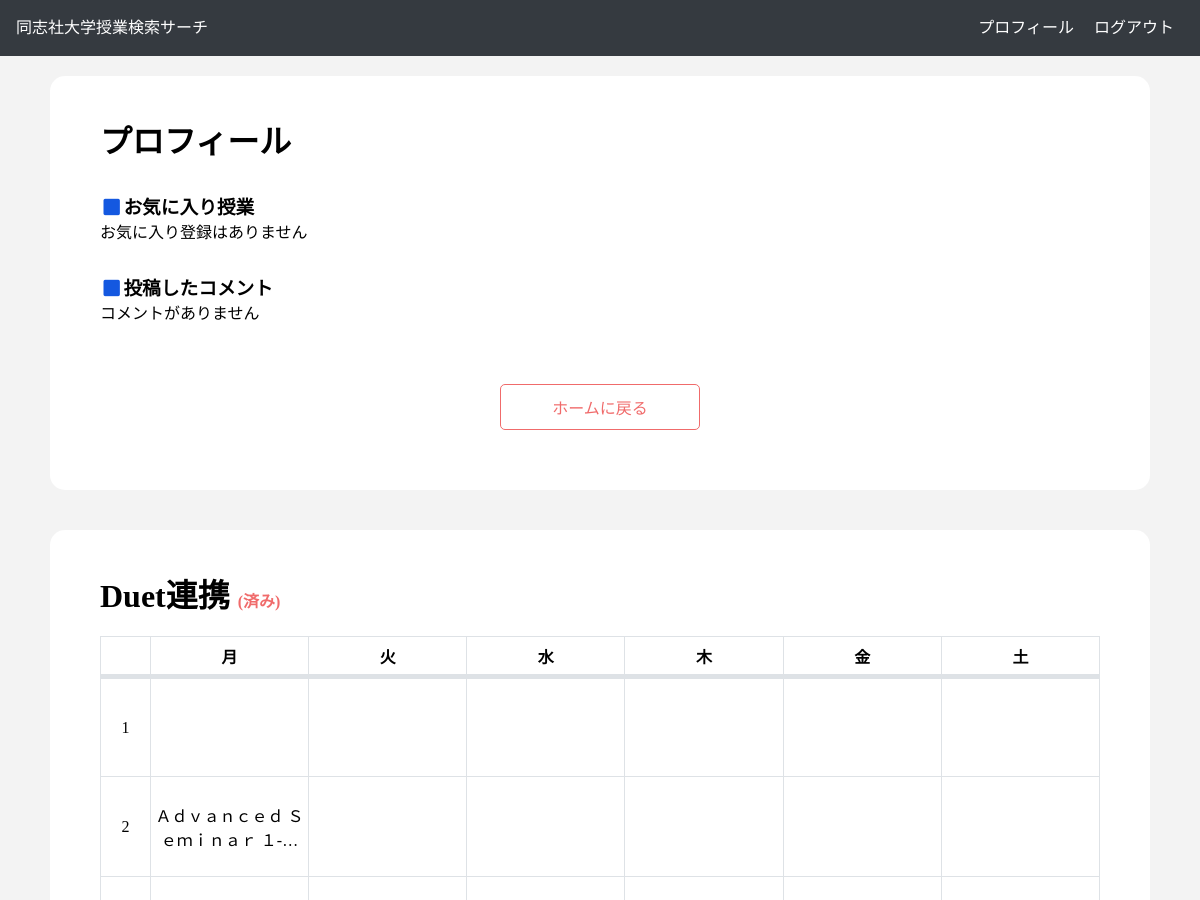
The app's page /accounts/profile/ (signed in, upper part), older data.
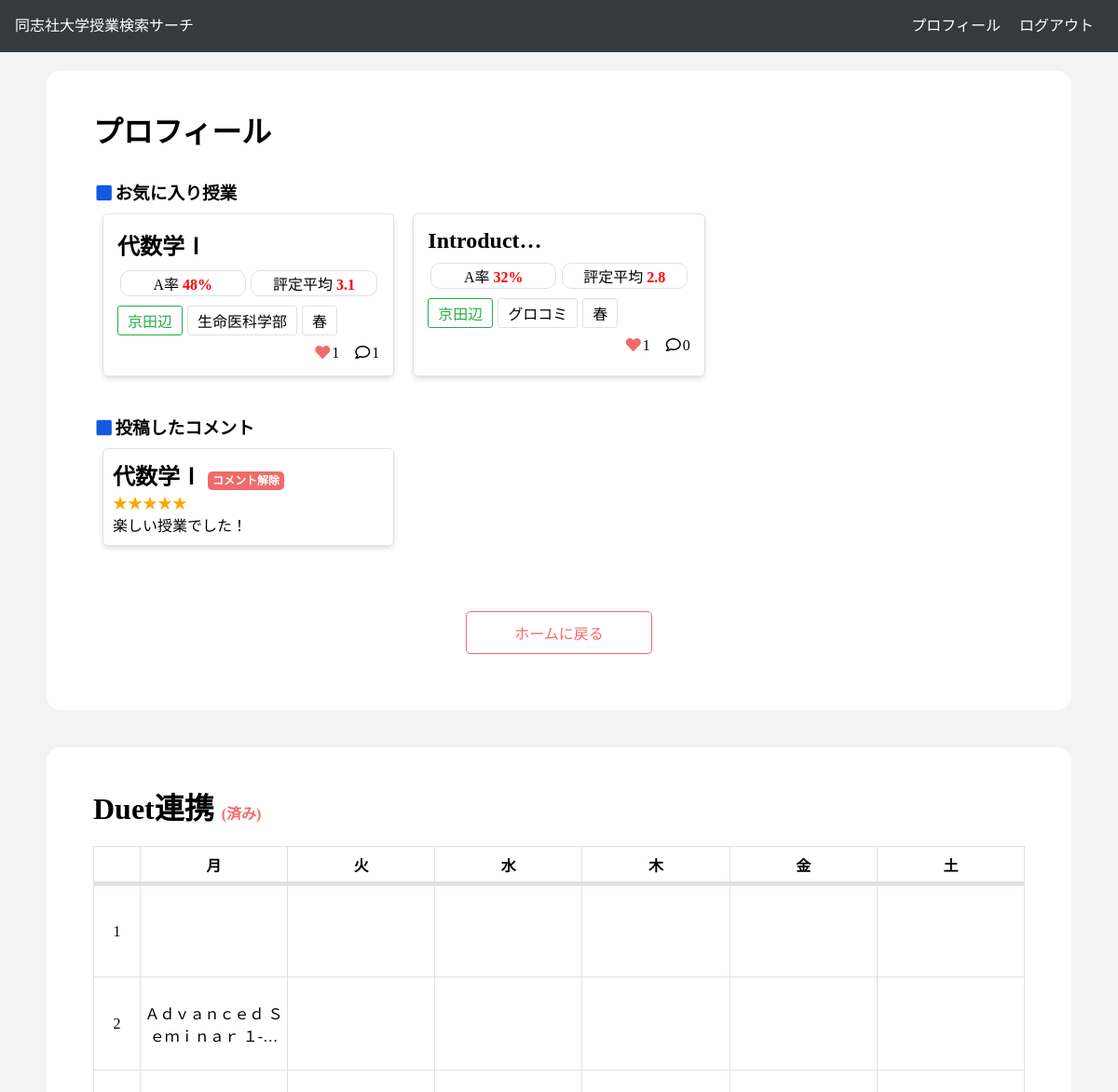
The same page, newer data.
### dclass_application/models.py (models this page shows, shortened)
class Classes(models.Model):
    class_name = models.CharField(max_length=100)
    a_ratio = models.FloatField(default=0.0)
    b_ratio = models.FloatField(default=0.0)
    c_ratio = models.FloatField(default=0.0)
    d_ratio = models.FloatField(default=0.0)
    f_ratio = models.FloatField(default=0.0)
    o_ratio = models.FloatField(default=0.0)
    average_evaluation = models.FloatField(default=0.0)
    two_ago_a_ratio = models.FloatField(default=0.0)
    three_ago_a_ratio = models.FloatField(default=0.0)
    term = models.CharField(max_length=100)
    year = models.IntegerField(default=2021)
    place = models.CharField(max_length=100)
    class_form = models.CharField(max_length=100)
    day = models.CharField(max_length=100)
    time = models.CharField(max_length=100)
    favorite = models.IntegerField(default=0)
    textbook = models.CharField(max_length=100) #文字列でリスト代用
    code = models.CharField(max_length=100)
    faculty = models.CharField(max_length=100)
    teacher = models.CharField(max_length=100) #文字列でリストを代用
    syllabus_link = models.CharField(max_length=100)
    test_ratio = models.IntegerField(default=0)
    report_ratio = models.IntegerField(default=0)
    participation_ratio = models.IntegerField(default=0)
    comment_num = models.IntegerField(default=0)
    num_student = models.IntegerField(default=0)
    credit = models.IntegerField(default=0)
    def get_short_faculty(self):
        if self.faculty == 'グローバル・コミュニケーション学部': return 'グロコミ'
        if self.faculty == 'グローバル地域文化学部': return 'グロ地域'
        return self.faculty
    def get_modified_a_ratio(self):
        if self.a_ratio == -1: return '不明'
        return str(int(self.a_ratio))+'%'
    def get_modified_average_evaluation(self):
        if self.average_evaluation == -1.0: return '不明'
        return self.average_evaluation

class Comment(models.Model):
    text = models.TextField()
    cl = models.ForeignKey(Classes, on_delete=models.CASCADE)
    user = models.ForeignKey('accounts.CustomUser', on_delete=models.DO_NOTHING)
    star = models.IntegerField(default=0)
    created_at = models.DateTimeField(default=timezone.now)
    def get_star(self):
        return '★' * self.star
    def get_left_star(self):
        return '★' * (5 - self.star)

### accounts/views.py (the view)
# urls.py: path('profile/', ProfileView.as_view(), name = 'profile'),
class ProfileView(LoginRequiredMixin ,TemplateView):
    user_model = CustomUser
    comment_model = Comment
    def get(self, request, *args, **kwargs):
        user = self.user_model.objects.get(id=request.user.id)
        mycomment = self.comment_model.objects.filter(user=user)
        params = {
            'user': user,
            'mycomments': mycomment,
            'form': DuetForm,
            'class_table': self.get_class_table(user.duet_classes)
        }
        return render(request, 'accounts/profile.html', params)
    def get_class_table(self, data):
        class_table = [['None'] * 6 for _ in range(7)]
        if not data: return class_table
        data = data.split('@')
        for i in range(6 * 7):
            class_table[i//6][i%6] = data[i]
        return class_table

### accounts/templates/accounts/profile.html (shortened to what this page needs)
{% extends 'base.html' %}
{% load static %}
{% block css %}
    <link rel="stylesheet" href="{% static 'css/profile.css' %}">
    <link rel="stylesheet" href="{% static 'css/_class_list.css' %}">
{% endblock css %}
{% block main %}
    <div class="wrapper">
        <h1>プロフィール</h1>
        <div class="favorite_class_w">
            <h3><i class="fas fa-square fa-fw my-blue"></i>お気に入り授業</h3>
            <div class="class_w">
                {% for cl in user.favorite_class.all %}
                    {% include "_class_list.html" %}
                {% empty %}
                    <p>お気に入り登録はありません</p>
                {% endfor %}
            </div>
        </div>
        <div class="posted_comment_w">
            <h3><i class="fas fa-square fa-fw my-blue"></i>投稿したコメント</h3>
            <div class="comment_w">
                {% for comment in mycomments %}
                    <div class="class_result">
                        <div class="comment_result_content">
                            <h2>
                                {{comment.cl.class_name}}
                                <a class="remove_comment" href={% url 'remove_comment'　comment.id %}>コメント解除</a>
                            </h2>
                            <span class="star">{{comment.get_star}}</span>
                            <p>{{comment.text}}</p>
                        </div>
                    </div>
                {% empty %}
                    <p>コメントがありません</p>
                {% endfor %}
            </div>
        </div>
        {% include "_back_btn.html" %}
    </div>
    {% if user.is_authenticated %}
        <div class="wrapper">
            <h1>
            Duet連携
            {% if user.duet_classes != '' %}
            <span class='emphasize'>(済み)</span>
            {% endif %}
            </h1>
            <div>
                {% if user.duet_classes != '' %}
                    <table class='duet_table'>
                    <tr>
                        <th></th>
                        <th>月</th>
                        <th>火</th>
                        <th>水</th>
                        <th>木</th>
                        <th>金</th>
                        <th>土</th>
                    </tr>
                    {% for class_time in class_table %}
                        <tr>
                            <td>{{forloop.counter}}</td>
                        {% for cl in class_time %}
                            <td>
                                {{ cl | truncatechars:20 }}
                            </td>
                        {% endfor %}
                        </tr>
                    {% endfor %}
                    </table>
                {% endif %}
            </div>
        </div>
    {% endif %}
{% endblock main %}

### dclass_application/templates/_class_list.html (shortened to what this page needs)
<div class="class_result">
    <a href="{% url 'class' cl.id %}">
        <div class="class_result_content">
            <ul>
                <li class="class_result_title">
                    <h2>{{ cl.class_name | truncatechars:10 }}</h2>
                </li>
                <li>
                    <p class="class_a_average_evaluation">A率 <span class="score">{{cl.get_modified_a_ratio}}</span></p>
                    <p class="class_a_average_evaluation">評定平均 <span class="score">{{cl.get_modified_average_evaluation}}</span></p>
                </li>
                <li>
                    {% if cl.place == "今出川" %}
                        <p class="tag imadegawa_tag">{{ cl.place }}</p>
                    {% else %}
                        <p class="tag kyoutanabe_tag">{{ cl.place }}</p>
                    {% endif %}
                    <p class="tag faculty_tag">{{ cl.get_short_faculty }}</p>
                    <p class="tag">{{ cl.term }}</p>
                </li>
                <li>
                    <p><i class="fas fa-heart fa-fw my-pink"></i>{{ cl.favorite }}</p>
                    <p><i class="far fa-comment fa-fw"></i>{{cl.comment_num}}</p>
                </li>
            </ul>
        </div>
    </a>
</div>

Row changes from the older to the newer data that the page shows:
now on this page (row edited): Classes: class_name "代数学Ⅰ", get_modified_a_ratio "48%", get_modified_average_evaluation "3.1", place "京田辺", get_short_faculty "生命医科学部", term "春", favorite "1", comment_num "1"
now on this page (row edited): Classes: class_name "Introduct…", get_modified_a_ratio "32%", get_modified_average_evaluation "2.8", place "京田辺", get_short_faculty "グロコミ", term "春", favorite "1", comment_num "0"
added Comment: cl.class_name "代数学Ⅰ", get_star "★★★★★", text "楽しい授業でした！"
Text that changed along with them:
text no longer shown: "お気に入り登録はありません コメントがありません"
